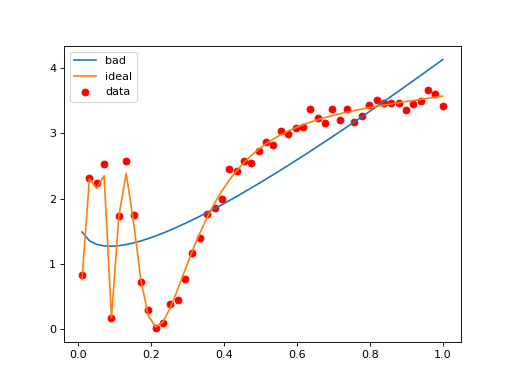

Python code for this plot:
import matplotlib.pyplot as plt
import numpy as np

import gammy
from gammy.arraymapper import x
from gammy.models.bayespy import GAM


# Simulate data
input_data = np.linspace(0.01, 1, 50)
y = (
   1.3 + np.sin(1 / input_data) * np.exp(input_data) +
   0.1 * np.random.randn(50)
)

# A totally non-sense model, just an example
bias = gammy.Scalar()
slope = gammy.Scalar()
k = gammy.Scalar()
formula = bias + slope * x + k * x ** (1/2)
model_bad = GAM(formula).fit(input_data, y)

# Ideal model with a user-defined function basis
basis = [
    lambda t: np.sin(1 / t) * np.exp(t),
    lambda t: np.ones(len(t))
]

formula = gammy.Formula(
    terms=[basis],
    # mean and inverse covariance (precision matrix)
    prior=(np.zeros(2), 1e-6 * np.eye(2))
)
model_ideal = GAM(formula).fit(input_data, y)

plt.scatter(input_data, y, c="r", label="data")
plt.plot(input_data, model_bad.predict(input_data), label="bad")
plt.plot(input_data, model_ideal.predict(input_data), label="ideal")
plt.legend()

plt.show()
